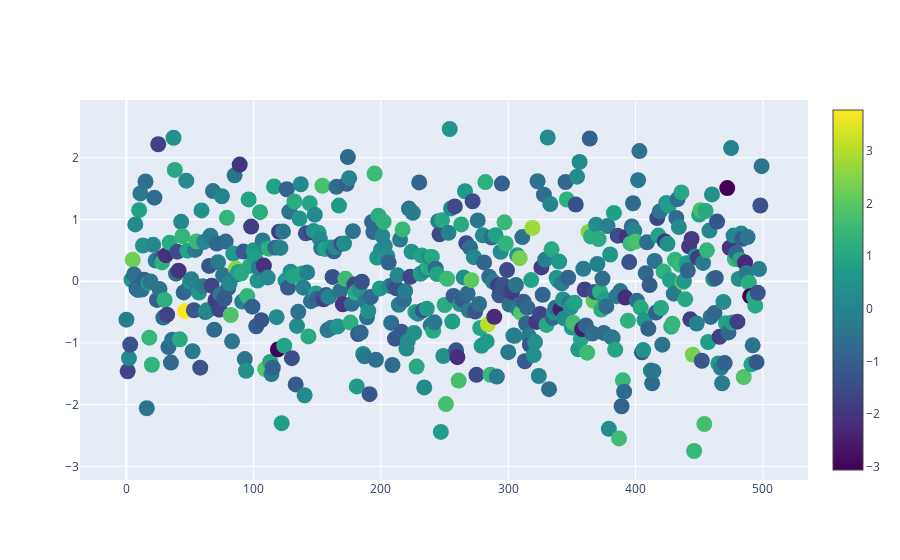

The notebook cell this image was saved under:
### Code cell
# adding colour bar to scatter plot for scale
fig = go.Figure(data=go.Scatter(
    y = np.random.randn(500),
    mode='markers',
    marker=dict(
        size=16,
        color=np.random.randn(500),
        colorscale='Viridis',
        showscale=True,
    )
))
fig.show()

### Figure 1 — Plotly figure (JSON) as saved in the notebook; plotly's stock layout.template omitted (floating-point values rounded to 4 significant figures; data arrays with more than 128 entries replaced by an {"elided": "..."} marker saying what was removed)
{"data": [{"marker": {"color": {"elided": "500 float values"}, "colorscale": [[0, "#440154"], [0.1111, "#482878"], [0.2222, "#3e4989"], [0.3333, "#31688e"], [0.4444, "#26828e"], [0.5556, "#1f9e89"], [0.6667, "#35b779"], [0.7778, "#6ece58"], [0.8889, "#b5de2b"], [1, "#fde725"]], "showscale": true, "size": 16}, "mode": "markers", "type": "scatter", "y": {"elided": "500 float values"}}], "layout": {}}
